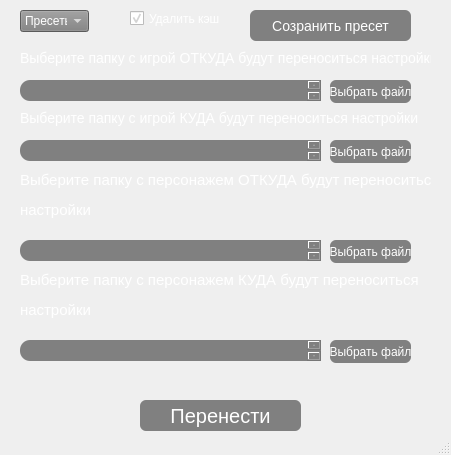
<?xml version="1.0" encoding="UTF-8"?>
<ui version="4.0">
 <class>MainWindow</class>
 <widget class="QMainWindow" name="MainWindow">
  <property name="geometry">
   <rect>
    <x>0</x>
    <y>0</y>
    <width>451</width>
    <height>455</height>
   </rect>
  </property>
  <property name="windowTitle">
   <string>Move WTF</string>
  </property>
  <property name="styleSheet">
   <string notr="true">background: radial-gradient(50% 50% at 50% 50%, rgba(255, 255, 255, 0.17) 0%, rgba(60, 60, 60, 0) 85.42%), #18181B;
    background-repeat: no-repeat;
	background-size: cover;</string>
  </property>
  <widget class="QWidget" name="centralwidget">
   <widget class="QLabel" name="label">
    <property name="geometry">
     <rect>
      <x>20</x>
      <y>50</y>
      <width>411</width>
      <height>16</height>
     </rect>
    </property>
    <property name="styleSheet">
     <string notr="true">color: #fff;
font: 8pt &quot;Yu Gothic UI Semilight&quot;;
font-size: 14px;</string>
    </property>
    <property name="text">
     <string>Выберите папку с игрой ОТКУДА будут переноситься настройки</string>
    </property>
   </widget>
   <widget class="QLabel" name="label_2">
    <property name="geometry">
     <rect>
      <x>20</x>
      <y>110</y>
      <width>411</width>
      <height>16</height>
     </rect>
    </property>
    <property name="styleSheet">
     <string notr="true">color: #fff;
font: 8pt &quot;Yu Gothic UI Semilight&quot;;
font-size: 14px;</string>
    </property>
    <property name="text">
     <string>Выберите папку с игрой КУДА будут переноситься настройки</string>
    </property>
   </widget>
   <widget class="QTextEdit" name="textEdit">
    <property name="geometry">
     <rect>
      <x>20</x>
      <y>80</y>
      <width>301</width>
      <height>21</height>
     </rect>
    </property>
    <property name="cursor" stdset="0">
     <cursorShape>IBeamCursor</cursorShape>
    </property>
    <property name="styleSheet">
     <string notr="true">border-radius: 10px;
color: #fff;
background-color: gray;</string>
    </property>
   </widget>
   <widget class="QPushButton" name="pushButton">
    <property name="geometry">
     <rect>
      <x>330</x>
      <y>80</y>
      <width>81</width>
      <height>23</height>
     </rect>
    </property>
    <property name="cursor">
     <cursorShape>PointingHandCursor</cursorShape>
    </property>
    <property name="styleSheet">
     <string notr="true">background-color: gray;
border-radius: 6px;
opacity: 0.5;
color: #fff;</string>
    </property>
    <property name="text">
     <string>Выбрать файл</string>
    </property>
   </widget>
   <widget class="QPushButton" name="pushButton_2">
    <property name="geometry">
     <rect>
      <x>330</x>
      <y>140</y>
      <width>81</width>
      <height>23</height>
     </rect>
    </property>
    <property name="cursor">
     <cursorShape>PointingHandCursor</cursorShape>
    </property>
    <property name="styleSheet">
     <string notr="true">background-color: gray;
border-radius: 6px;
opacity: 0.5;
color: #fff;</string>
    </property>
    <property name="text">
     <string>Выбрать файл</string>
    </property>
   </widget>
   <widget class="QTextEdit" name="textEdit_2">
    <property name="geometry">
     <rect>
      <x>20</x>
      <y>140</y>
      <width>301</width>
      <height>21</height>
     </rect>
    </property>
    <property name="cursor" stdset="0">
     <cursorShape>IBeamCursor</cursorShape>
    </property>
    <property name="styleSheet">
     <string notr="true">border-radius: 10px;
color: #fff;
background-color: gray;</string>
    </property>
   </widget>
   <widget class="QPushButton" name="pushButton_3">
    <property name="geometry">
     <rect>
      <x>330</x>
      <y>240</y>
      <width>81</width>
      <height>23</height>
     </rect>
    </property>
    <property name="cursor">
     <cursorShape>PointingHandCursor</cursorShape>
    </property>
    <property name="styleSheet">
     <string notr="true">background-color: gray;
border-radius: 6px;
opacity: 0.5;
color: #fff;</string>
    </property>
    <property name="text">
     <string>Выбрать файл</string>
    </property>
   </widget>
   <widget class="QLabel" name="label_3">
    <property name="geometry">
     <rect>
      <x>20</x>
      <y>170</y>
      <width>411</width>
      <height>51</height>
     </rect>
    </property>
    <property name="styleSheet">
     <string notr="true">color: #fff;
font: 8pt &quot;Yu Gothic UI Semilight&quot;;
font-size: 14px;
line-height: 10px;</string>
    </property>
    <property name="text">
     <string>&lt;html&gt;&lt;head/&gt;&lt;body&gt;&lt;p&gt;&lt;span style=&quot; font-size:11pt; line-height: 10px;&quot;&gt;Выберите папку с персонажем ОТКУДА будут переноситься&lt;/span&gt;&lt;/p&gt;&lt;p&gt;&lt;span style=&quot; font-size:11pt; line-height: 10px;&quot;&gt;настройки&lt;/span&gt;&lt;/p&gt;&lt;/body&gt;&lt;/html&gt;</string>
    </property>
   </widget>
   <widget class="QTextEdit" name="textEdit_3">
    <property name="geometry">
     <rect>
      <x>20</x>
      <y>240</y>
      <width>301</width>
      <height>21</height>
     </rect>
    </property>
    <property name="cursor" stdset="0">
     <cursorShape>IBeamCursor</cursorShape>
    </property>
    <property name="styleSheet">
     <string notr="true">border-radius: 10px;
color: #fff;
background-color: gray;</string>
    </property>
   </widget>
   <widget class="QPushButton" name="pushButton_4">
    <property name="geometry">
     <rect>
      <x>330</x>
      <y>340</y>
      <width>81</width>
      <height>23</height>
     </rect>
    </property>
    <property name="cursor">
     <cursorShape>PointingHandCursor</cursorShape>
    </property>
    <property name="styleSheet">
     <string notr="true">background-color: gray;
border-radius: 6px;
opacity: 0.5;
color: #fff;</string>
    </property>
    <property name="text">
     <string>Выбрать файл</string>
    </property>
   </widget>
   <widget class="QLabel" name="label_4">
    <property name="geometry">
     <rect>
      <x>20</x>
      <y>270</y>
      <width>411</width>
      <height>51</height>
     </rect>
    </property>
    <property name="styleSheet">
     <string notr="true">color: #fff;
font: 8pt &quot;Yu Gothic UI Semilight&quot;;
font-size: 14px;
line-height: 10px;</string>
    </property>
    <property name="text">
     <string>&lt;html&gt;&lt;head/&gt;&lt;body&gt;&lt;p&gt;&lt;span style=&quot; font-size:11pt; line-height: 10px;&quot;&gt;Выберите папку с персонажем КУДА будут переноситься&lt;/span&gt;&lt;/p&gt;&lt;p&gt;&lt;span style=&quot; font-size:11pt; line-height: 10px;&quot;&gt;настройки&lt;/span&gt;&lt;/p&gt;&lt;/body&gt;&lt;/html&gt;</string>
    </property>
   </widget>
   <widget class="QTextEdit" name="textEdit_4">
    <property name="geometry">
     <rect>
      <x>20</x>
      <y>340</y>
      <width>301</width>
      <height>21</height>
     </rect>
    </property>
    <property name="cursor" stdset="0">
     <cursorShape>IBeamCursor</cursorShape>
    </property>
    <property name="styleSheet">
     <string notr="true">border-radius: 10px;
color: #fff;
background-color: gray;</string>
    </property>
   </widget>
   <widget class="QPushButton" name="pushButton_5">
    <property name="geometry">
     <rect>
      <x>140</x>
      <y>400</y>
      <width>161</width>
      <height>31</height>
     </rect>
    </property>
    <property name="cursor">
     <cursorShape>PointingHandCursor</cursorShape>
    </property>
    <property name="styleSheet">
     <string notr="true">background-color: gray;
border-radius: 6px;
opacity: 0.5;
font-size: 20px;
color: #fff;</string>
    </property>
    <property name="text">
     <string>Перенести</string>
    </property>
   </widget>
   <widget class="QCheckBox" name="checkBox">
    <property name="geometry">
     <rect>
      <x>130</x>
      <y>10</y>
      <width>91</width>
      <height>17</height>
     </rect>
    </property>
    <property name="cursor">
     <cursorShape>PointingHandCursor</cursorShape>
    </property>
    <property name="styleSheet">
     <string notr="true">font: 8pt &quot;Yu Gothic UI Semilight&quot;;
color: #fff;
font-size: 12px;</string>
    </property>
    <property name="text">
     <string>Удалить кэш</string>
    </property>
    <property name="checked">
     <bool>true</bool>
    </property>
   </widget>
   <widget class="QPushButton" name="pushButton_7">
    <property name="geometry">
     <rect>
      <x>250</x>
      <y>10</y>
      <width>161</width>
      <height>31</height>
     </rect>
    </property>
    <property name="cursor">
     <cursorShape>PointingHandCursor</cursorShape>
    </property>
    <property name="styleSheet">
     <string notr="true">background-color: gray;
border-radius: 6px;
opacity: 0.5;
font-size: 14px;
color: #fff;</string>
    </property>
    <property name="text">
     <string>Созранить пресет</string>
    </property>
   </widget>
   <widget class="QComboBox" name="comboBox">
    <property name="geometry">
     <rect>
      <x>20</x>
      <y>10</y>
      <width>69</width>
      <height>22</height>
     </rect>
    </property>
    <property name="styleSheet">
     <string notr="true">color: #fff;
background-color: gray;</string>
    </property>
    <item>
     <property name="text">
      <string>Пресеты</string>
     </property>
    </item>
   </widget>
  </widget>
  <widget class="QMenuBar" name="menubar">
   <property name="geometry">
    <rect>
     <x>0</x>
     <y>0</y>
     <width>451</width>
     <height>21</height>
    </rect>
   </property>
  </widget>
  <widget class="QStatusBar" name="statusbar"/>
 </widget>
 <resources/>
 <connections/>
</ui>
